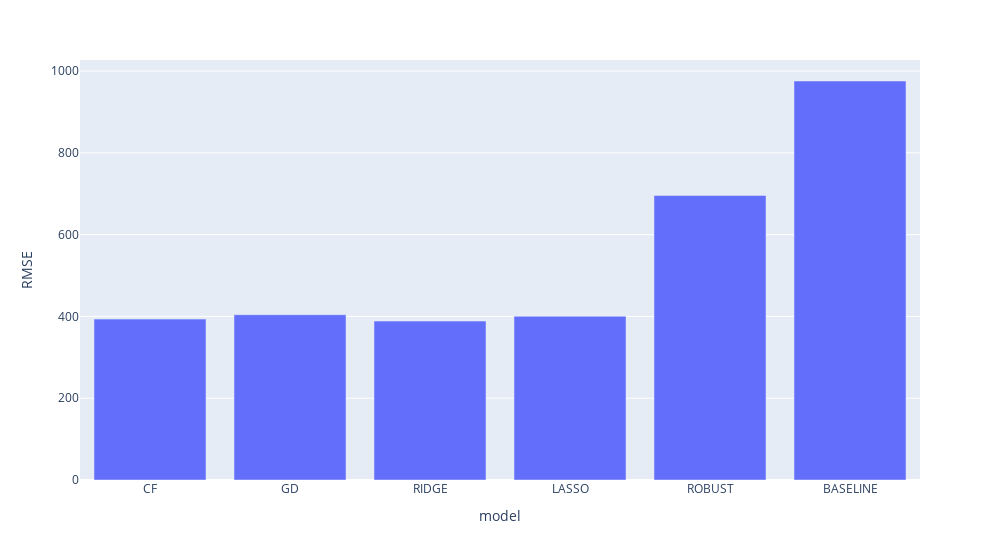

Notebook cell for this chart:
### Code cell
fig = px.bar(df_scores, x='model', y='RMSE', width=1000)
fig.show()

### Figure 1 — Plotly figure (JSON) as saved in the notebook; plotly's stock layout.template omitted (floating-point values rounded to 4 significant figures)
{"data": [{"alignmentgroup": "True", "hovertemplate": "model=%{x}<br>RMSE=%{y}<extra></extra>", "legendgroup": "", "marker": {"color": "#636efa", "pattern": {"shape": ""}}, "name": "", "offsetgroup": "", "orientation": "v", "showlegend": false, "textposition": "auto", "type": "bar", "x": ["CF", "GD", "RIDGE", "LASSO", "ROBUST", "BASELINE"], "xaxis": "x", "y": [393.4, 404.2, 388.6, 400.4, 695.8, 975.7], "yaxis": "y"}], "layout": {"barmode": "relative", "legend": {"tracegroupgap": 0}, "margin": {"t": 60}, "width": 1000, "xaxis": {"anchor": "y", "domain": [0, 1], "title": {"text": "model"}}, "yaxis": {"anchor": "x", "domain": [0, 1], "title": {"text": "RMSE"}}}}
